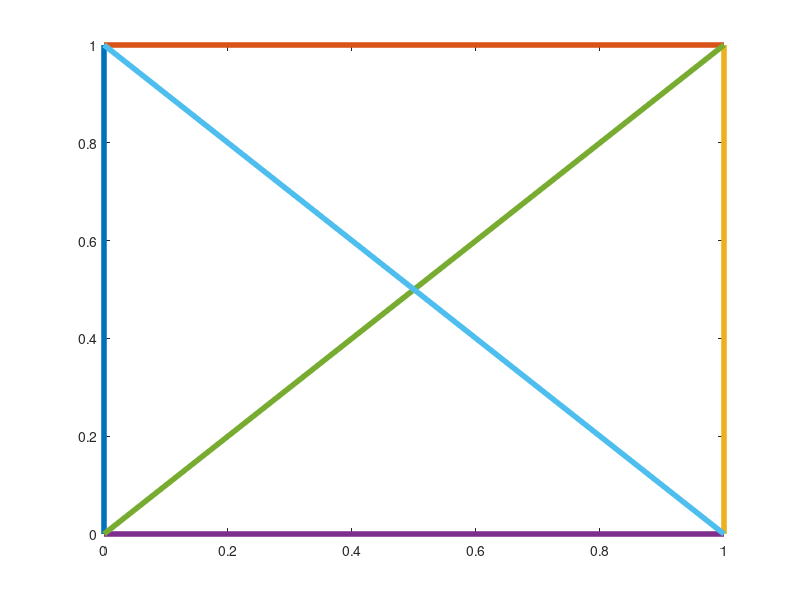

MATLAB code to generate this figure:
close all; clear all; clc;
% building a simple structure in 2d

num_nodes = 4;
num_links = 6;
jj = zeros(num_links,1);
kk = zeros(num_links,1);

% set positions of nodes
X = zeros(num_nodes,2);
X(1,1) = 0; % node 1
X(1,2) = 0;
X(2,1) = 0; % node 2
X(2,2) = 1;
X(3,1) = 1; % node 3
X(3,2) = 1;
X(4,1) = 1; % node 4
X(4,2) = 0;

% build structure by creating links
jj(1) = 1; % link 1
kk(1) = 2;
jj(2) = 2; % link 2
kk(2) = 3;
jj(3) = 3; % link 3
kk(3) = 4;
jj(4) = 4; % link 4
kk(4) = 1;
jj(5) = 1; % link 5
kk(5) = 3;
jj(6) = 2; % link 6
kk(6) = 4;

figure(1);
x = [X(jj,1) X(kk,1)];
y = [X(jj,2) X(kk,2)];
plot(x',y','linewidth',4)



